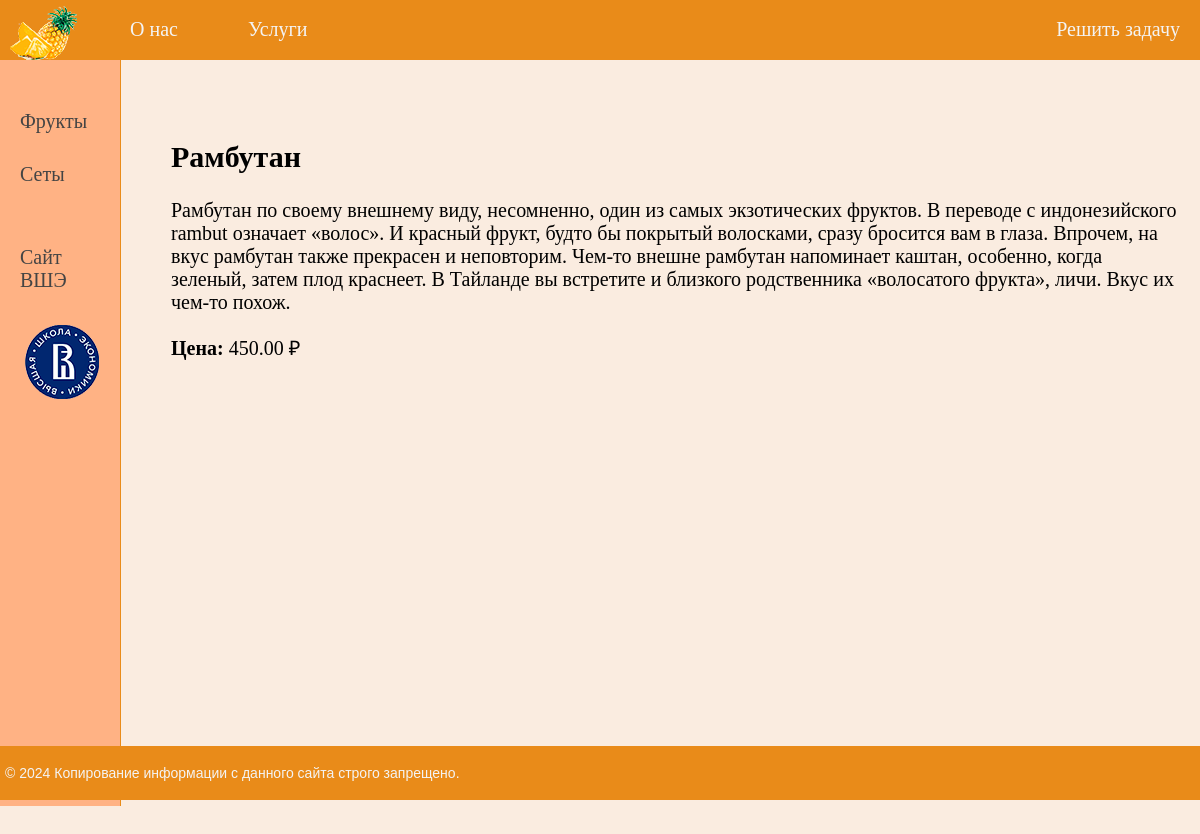
Screenshot of /post/3/ with the database file from the repository.
### fruits/models.py (models this page shows, shortened)
class Fruits(models.Model):
    title = models.CharField(max_length=255)
    content = models.TextField(blank=True)
    photo = models.ImageField(upload_to="photos/%Y/%m/%d")
    time_create = models.DateTimeField(auto_now_add=True)
    time_update = models.DateTimeField(auto_now=True)
    is_published = models.BooleanField(default=True)
    price = models.DecimalField(max_digits=10, decimal_places=2)

### fruits/views.py (the view)
# urls.py: path('post/<int:post_id>/', show_post, name='post'),
def show_post(request, post_id):
    fruit = get_object_or_404(Fruits, pk=post_id)
    context = {
        'fruit': fruit,
        'menu': menu,
        'title': fruit.title,
    }
    return render(request, 'fruits/post.html', context)

### fruits/templates/fruits/post.html
{% extends 'fruits/base.html' %}
{% block content %}
<div class="post-detail">
    <h2>{{ fruit.title }}</h2>
    <p>{{ fruit.content }}</p>
    <p><strong>Цена:</strong> {{ fruit.price }} ₽</p>
</div>
{% endblock %}

### fruits/static/fruits/css/styles.css (style rules this page uses)
html, body { font-family: 'Gilroy'; margin: 0; padding: 0; height: 100%; width: 100%; color: #ddd; background-color: #faece0; }

### rows the page displays
Fruits: title "Рамбутан", content "Рамбутан по своему внешнему виду, несомненно, один из самых экзотических фруктов. В переводе с индонезийского rambut означает «волос». И красный фрукт, будто бы покрытый волосками, сразу бросится вам в глаза. Впрочем, на вкус рамбутан также прекрасен и неповторим. Чем-то внешне рамбутан напоминает каштан, особенно, когда зеленый, затем плод краснеет. В Тайланде вы встретите и близкого родственника «волосатого фрукта», личи. Вкус их чем-то похож.", price "450.00"

### other values shown
{{ m.title }} "О нас" "Услуги"
{{ m.title }} "Решить задачу"
